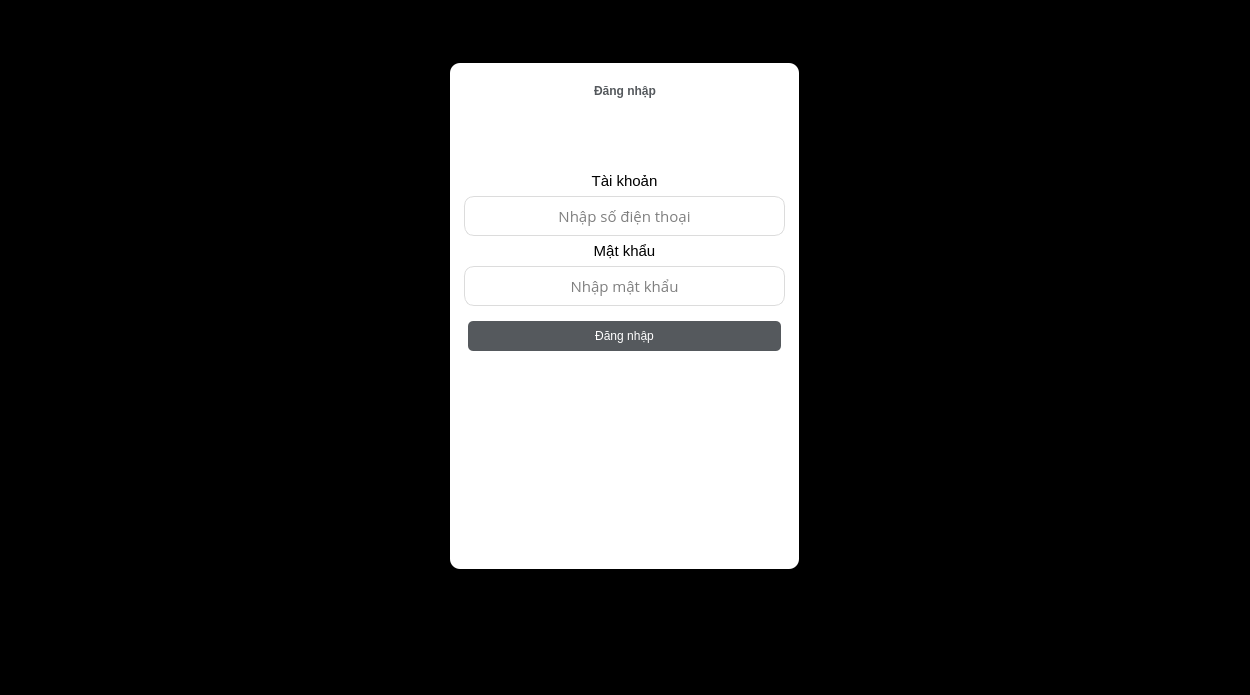
<?xml version="1.0" encoding="UTF-8"?>
<ui version="4.0">
 <class>MainWindow</class>
 <widget class="QMainWindow" name="MainWindow">
  <property name="geometry">
   <rect>
    <x>0</x>
    <y>0</y>
    <width>1250</width>
    <height>695</height>
   </rect>
  </property>
  <property name="windowTitle">
   <string>MainWindow</string>
  </property>
  <widget class="QWidget" name="centralwidget">
   <property name="styleSheet">
    <string notr="true">#frameBox{
border-image: url(:/images/res/drawable/icons/anh-background-y-te_034616052.jpg) stretch stretch;
background-color:black;


}</string>
   </property>
   <layout class="QGridLayout" name="gridLayout">
    <property name="leftMargin">
     <number>0</number>
    </property>
    <property name="topMargin">
     <number>0</number>
    </property>
    <property name="rightMargin">
     <number>0</number>
    </property>
    <property name="bottomMargin">
     <number>0</number>
    </property>
    <property name="spacing">
     <number>0</number>
    </property>
    <item row="0" column="0">
     <widget class="QFrame" name="frameBox">
      <property name="styleSheet">
       <string notr="true">QFrame#frameBox{
background-color: rgb(240, 240, 240);
border: 1px solid rgb(202, 202, 202);
border-radius: 10px;

};

</string>
      </property>
      <property name="frameShape">
       <enum>QFrame::StyledPanel</enum>
      </property>
      <property name="frameShadow">
       <enum>QFrame::Raised</enum>
      </property>
      <layout class="QVBoxLayout" name="verticalLayout">
       <property name="spacing">
        <number>0</number>
       </property>
       <property name="leftMargin">
        <number>0</number>
       </property>
       <property name="topMargin">
        <number>0</number>
       </property>
       <property name="rightMargin">
        <number>0</number>
       </property>
       <property name="bottomMargin">
        <number>0</number>
       </property>
       <item alignment="Qt::AlignHCenter">
        <widget class="QStackedWidget" name="stackedWidget">
         <property name="styleSheet">
          <string notr="true">QFrame{
border:none;
}</string>
         </property>
         <property name="currentIndex">
          <number>0</number>
         </property>
         <widget class="QWidget" name="pageLogin">
          <property name="styleSheet">
           <string notr="true"/>
          </property>
          <layout class="QVBoxLayout" name="verticalLayout_5">
           <item>
            <spacer name="verticalSpacer">
             <property name="orientation">
              <enum>Qt::Vertical</enum>
             </property>
             <property name="sizeHint" stdset="0">
              <size>
               <width>20</width>
               <height>40</height>
              </size>
             </property>
            </spacer>
           </item>
           <item>
            <widget class="QFrame" name="frame_4">
             <property name="minimumSize">
              <size>
               <width>349</width>
               <height>506</height>
              </size>
             </property>
             <property name="maximumSize">
              <size>
               <width>349</width>
               <height>600</height>
              </size>
             </property>
             <property name="styleSheet">
              <string notr="true">QFrame#frame_4 {background-color: white;
border-radius: 10px;}</string>
             </property>
             <property name="frameShape">
              <enum>QFrame::StyledPanel</enum>
             </property>
             <property name="frameShadow">
              <enum>QFrame::Raised</enum>
             </property>
             <layout class="QVBoxLayout" name="verticalLayout_3">
              <item>
               <widget class="QFrame" name="frame_3">
                <property name="frameShape">
                 <enum>QFrame::StyledPanel</enum>
                </property>
                <property name="frameShadow">
                 <enum>QFrame::Raised</enum>
                </property>
                <layout class="QHBoxLayout" name="horizontalLayout_2">
                 <item>
                  <spacer name="horizontalSpacer_5">
                   <property name="orientation">
                    <enum>Qt::Horizontal</enum>
                   </property>
                   <property name="sizeHint" stdset="0">
                    <size>
                     <width>50</width>
                     <height>20</height>
                    </size>
                   </property>
                  </spacer>
                 </item>
                 <item>
                  <widget class="QLabel" name="label">
                   <property name="maximumSize">
                    <size>
                     <width>250</width>
                     <height>16777215</height>
                    </size>
                   </property>
                   <property name="styleSheet">
                    <string notr="true">QLabel#label {
color: #55595D;
font: 24pt &quot;Open Sans Condensed&quot;;
font-weight:600;
}</string>
                   </property>
                   <property name="text">
                    <string>Đăng nhập</string>
                   </property>
                   <property name="alignment">
                    <set>Qt::AlignCenter</set>
                   </property>
                  </widget>
                 </item>
                 <item>
                  <spacer name="horizontalSpacer_6">
                   <property name="orientation">
                    <enum>Qt::Horizontal</enum>
                   </property>
                   <property name="sizeHint" stdset="0">
                    <size>
                     <width>49</width>
                     <height>20</height>
                    </size>
                   </property>
                  </spacer>
                 </item>
                </layout>
               </widget>
              </item>
              <item>
               <widget class="QFrame" name="frame_5">
                <property name="minimumSize">
                 <size>
                  <width>0</width>
                  <height>50</height>
                 </size>
                </property>
                <property name="frameShape">
                 <enum>QFrame::StyledPanel</enum>
                </property>
                <property name="frameShadow">
                 <enum>QFrame::Raised</enum>
                </property>
               </widget>
              </item>
              <item>
               <layout class="QVBoxLayout" name="verticalLayout_4">
                <item>
                 <widget class="QLabel" name="label_44">
                  <property name="styleSheet">
                   <string notr="true">QLabel {color: rgb(0, 0, 0);
font: 10pt &quot;Open Sans&quot;;}</string>
                  </property>
                  <property name="text">
                   <string>&lt;html&gt;&lt;head/&gt;&lt;body&gt;&lt;p&gt;&lt;span style=&quot; font-size:11pt;&quot;&gt;Tài khoản&lt;/span&gt;&lt;/p&gt;&lt;/body&gt;&lt;/html&gt;</string>
                  </property>
                  <property name="alignment">
                   <set>Qt::AlignCenter</set>
                  </property>
                 </widget>
                </item>
                <item>
                 <widget class="QLineEdit" name="UserNameTxt">
                  <property name="minimumSize">
                   <size>
                    <width>300</width>
                    <height>40</height>
                   </size>
                  </property>
                  <property name="maximumSize">
                   <size>
                    <width>16777215</width>
                    <height>16777215</height>
                   </size>
                  </property>
                  <property name="font">
                   <font>
                    <family>Open Sans</family>
                    <pointsize>11</pointsize>
                    <weight>50</weight>
                    <italic>false</italic>
                    <bold>false</bold>
                   </font>
                  </property>
                  <property name="styleSheet">
                   <string notr="true">QLineEdit {
	color: black;
	background-color: white;
	border-radius: 10px;
	font: 11pt &quot;Open Sans&quot;;
	margin-left: 5px;
	margin-right: 5px;
	border: 1px solid rgb(220, 220, 220);
}
</string>
                  </property>
                  <property name="text">
                   <string/>
                  </property>
                  <property name="alignment">
                   <set>Qt::AlignCenter</set>
                  </property>
                  <property name="placeholderText">
                   <string>Nhập số điện thoại</string>
                  </property>
                 </widget>
                </item>
               </layout>
              </item>
              <item>
               <layout class="QVBoxLayout" name="verticalLayout_2">
                <item>
                 <widget class="QLabel" name="label_43">
                  <property name="styleSheet">
                   <string notr="true">QLabel {color: rgb(0, 0, 0);
font: 10pt &quot;Open Sans&quot;;}</string>
                  </property>
                  <property name="text">
                   <string>&lt;html&gt;&lt;head/&gt;&lt;body&gt;&lt;p&gt;&lt;span style=&quot; font-size:11pt;&quot;&gt;Mật khẩu&lt;/span&gt;&lt;/p&gt;&lt;/body&gt;&lt;/html&gt;</string>
                  </property>
                  <property name="alignment">
                   <set>Qt::AlignCenter</set>
                  </property>
                 </widget>
                </item>
                <item>
                 <widget class="QLineEdit" name="PasswordTxt">
                  <property name="minimumSize">
                   <size>
                    <width>300</width>
                    <height>40</height>
                   </size>
                  </property>
                  <property name="maximumSize">
                   <size>
                    <width>16777215</width>
                    <height>16777215</height>
                   </size>
                  </property>
                  <property name="font">
                   <font>
                    <family>Open Sans</family>
                    <pointsize>11</pointsize>
                    <weight>50</weight>
                    <italic>false</italic>
                    <bold>false</bold>
                   </font>
                  </property>
                  <property name="styleSheet">
                   <string notr="true">QLineEdit {
	color: black;
	background-color: white;
	border-radius: 10px;
	font: 11pt &quot;Open Sans&quot;;
	margin-left: 5px;
	margin-right: 5px;
	border: 1px solid rgb(220, 220, 220);
}
</string>
                  </property>
                  <property name="text">
                   <string/>
                  </property>
                  <property name="echoMode">
                   <enum>QLineEdit::Password</enum>
                  </property>
                  <property name="alignment">
                   <set>Qt::AlignCenter</set>
                  </property>
                  <property name="placeholderText">
                   <string>Nhập mật khẩu</string>
                  </property>
                 </widget>
                </item>
               </layout>
              </item>
              <item>
               <widget class="QFrame" name="frame_9">
                <property name="maximumSize">
                 <size>
                  <width>16777215</width>
                  <height>50</height>
                 </size>
                </property>
                <property name="styleSheet">
                 <string notr="true">background-color: white;
border:none;</string>
                </property>
                <property name="frameShape">
                 <enum>QFrame::StyledPanel</enum>
                </property>
                <property name="frameShadow">
                 <enum>QFrame::Raised</enum>
                </property>
                <layout class="QHBoxLayout" name="horizontalLayout_5">
                 <property name="spacing">
                  <number>0</number>
                 </property>
                 <property name="leftMargin">
                  <number>0</number>
                 </property>
                 <property name="topMargin">
                  <number>0</number>
                 </property>
                 <property name="rightMargin">
                  <number>0</number>
                 </property>
                 <property name="bottomMargin">
                  <number>0</number>
                 </property>
                 <item>
                  <widget class="QFrame" name="frame_10">
                   <property name="maximumSize">
                    <size>
                     <width>16777215</width>
                     <height>16777215</height>
                    </size>
                   </property>
                   <property name="frameShape">
                    <enum>QFrame::StyledPanel</enum>
                   </property>
                   <property name="frameShadow">
                    <enum>QFrame::Raised</enum>
                   </property>
                   <layout class="QHBoxLayout" name="horizontalLayout_4">
                    <item>
                     <widget class="QPushButton" name="LoginBtn">
                      <property name="minimumSize">
                       <size>
                        <width>100</width>
                        <height>30</height>
                       </size>
                      </property>
                      <property name="maximumSize">
                       <size>
                        <width>16777215</width>
                        <height>16777215</height>
                       </size>
                      </property>
                      <property name="cursor">
                       <cursorShape>PointingHandCursor</cursorShape>
                      </property>
                      <property name="focusPolicy">
                       <enum>Qt::NoFocus</enum>
                      </property>
                      <property name="styleSheet">
                       <string notr="true">background-color: #55595D;
color: white;
border-radius:5px;
font: 11pt &quot;Open Sans&quot;;</string>
                      </property>
                      <property name="text">
                       <string>Đăng nhập</string>
                      </property>
                     </widget>
                    </item>
                   </layout>
                  </widget>
                 </item>
                </layout>
               </widget>
              </item>
              <item>
               <widget class="QStackedWidget" name="stackedWidget_2">
                <widget class="QWidget" name="page"/>
                <widget class="QWidget" name="page_2"/>
               </widget>
              </item>
             </layout>
            </widget>
           </item>
           <item>
            <widget class="QFrame" name="frame_6">
             <property name="minimumSize">
              <size>
               <width>0</width>
               <height>58</height>
              </size>
             </property>
             <property name="frameShape">
              <enum>QFrame::StyledPanel</enum>
             </property>
             <property name="frameShadow">
              <enum>QFrame::Raised</enum>
             </property>
             <layout class="QHBoxLayout" name="horizontalLayout_6">
              <property name="spacing">
               <number>13</number>
              </property>
              <property name="leftMargin">
               <number>0</number>
              </property>
              <property name="topMargin">
               <number>34</number>
              </property>
              <property name="rightMargin">
               <number>0</number>
              </property>
              <property name="bottomMargin">
               <number>0</number>
              </property>
              <item>
               <widget class="QLabel" name="label_3">
                <property name="maximumSize">
                 <size>
                  <width>40</width>
                  <height>60</height>
                 </size>
                </property>
                <property name="text">
                 <string/>
                </property>
                <property name="pixmap">
                 <pixmap>:/icon/res/drawable/icons/Frame_185.png</pixmap>
                </property>
                <property name="scaledContents">
                 <bool>true</bool>
                </property>
               </widget>
              </item>
              <item>
               <widget class="QLabel" name="label_4">
                <property name="maximumSize">
                 <size>
                  <width>40</width>
                  <height>60</height>
                 </size>
                </property>
                <property name="text">
                 <string/>
                </property>
                <property name="pixmap">
                 <pixmap>:/icon/res/drawable/icons/Frame_186.png</pixmap>
                </property>
                <property name="scaledContents">
                 <bool>true</bool>
                </property>
               </widget>
              </item>
              <item>
               <widget class="QLabel" name="label_5">
                <property name="maximumSize">
                 <size>
                  <width>40</width>
                  <height>60</height>
                 </size>
                </property>
                <property name="text">
                 <string/>
                </property>
                <property name="pixmap">
                 <pixmap>:/icon/res/drawable/icons/Frame_187.png</pixmap>
                </property>
                <property name="scaledContents">
                 <bool>true</bool>
                </property>
               </widget>
              </item>
             </layout>
            </widget>
           </item>
           <item>
            <spacer name="verticalSpacer_2">
             <property name="orientation">
              <enum>Qt::Vertical</enum>
             </property>
             <property name="sizeHint" stdset="0">
              <size>
               <width>20</width>
               <height>40</height>
              </size>
             </property>
            </spacer>
           </item>
          </layout>
         </widget>
        </widget>
       </item>
      </layout>
     </widget>
    </item>
   </layout>
  </widget>
 </widget>
 <resources>
  <include location="../../resources.qrc"/>
 </resources>
 <connections/>
</ui>
